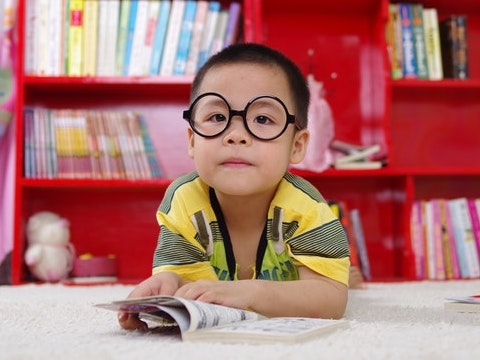
#> input picture Computer Vision 1 Introduction (Python)/week1-python/data/images/boy.jpg, 480 x 360 px
$ python Final_Solution.py
#> lines starting #> are read from the running program, lines starting #| are printed output that depends on the picture
# Import libraries
import cv2
import numpy as np
from dataPath import DATA_PATH

# Read image
image = cv2.imread(DATA_PATH+"images/boy.jpg")
#> image is the input picture: shape (360, 480, 3); mean B, G, R 111.8, 115.3, 174.3

brightnessOffset = 50

# Add the offset for increasing brightness
brightHighOpenCV = cv2.add(image, np.ones(image.shape,dtype='uint8')*brightnessOffset)
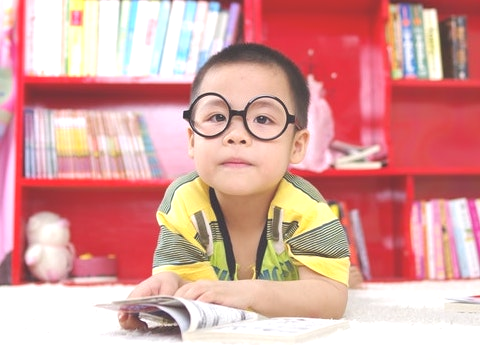
#> brightHighOpenCV: shape (360, 480, 3); mean B, G, R 158.9, 162.5, 219.2

brightHighInt32 = np.int32(image) + brightnessOffset
brightHighInt32Clipped = np.clip(brightHighInt32,0,255)

# Display the outputs
cv2.imshow("original image",image)
cv2.imshow("using cv2.add function",brightHighOpenCV)
cv2.imshow("Using numpy and clipping", brightHighInt32Clipped)
cv2.waitKey(0)
cv2.imwrite("../results/brightHighOpenCV.png",brightHighOpenCV)
cv2.imwrite("../results/brightHighInt32Clipped.png",brightHighInt32Clipped)

# Add the offset for increasing brightness
brightHighFloat32 = np.float32(image) + brightnessOffset
brightHighFloat32NormalizedClipped = np.clip(brightHighFloat32/255,0,1)

brightHighFloat32ClippedUint8 = np.uint8(brightHighFloat32NormalizedClipped*255)

# [5 lines of commented-out code are left out]
cv2.imwrite("../results/brightHighFloat32NormalizedClipped.png",brightHighFloat32NormalizedClipped)
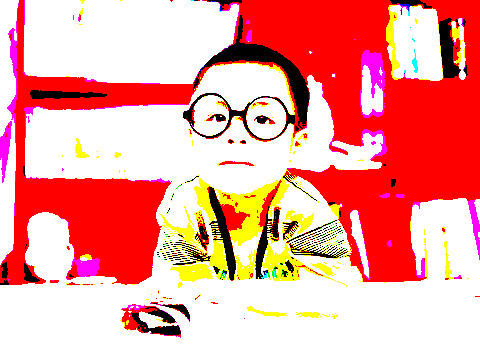
#> saved as brightHighFloat32NormalizedClipped.png: shape (360, 480, 3); mean B, G, R 0.606, 0.631, 0.951; drawn with 1 as white
cv2.imwrite("../results/brightHighFloat32ClippedUint8.png",brightHighFloat32ClippedUint8)

$ run again, with Computer Vision 1 Introduction (Python)/week1-python/data/images/musk.jpg copied over Computer Vision 1 Introduction (Python)/week1-python/data/images/boy.jpg
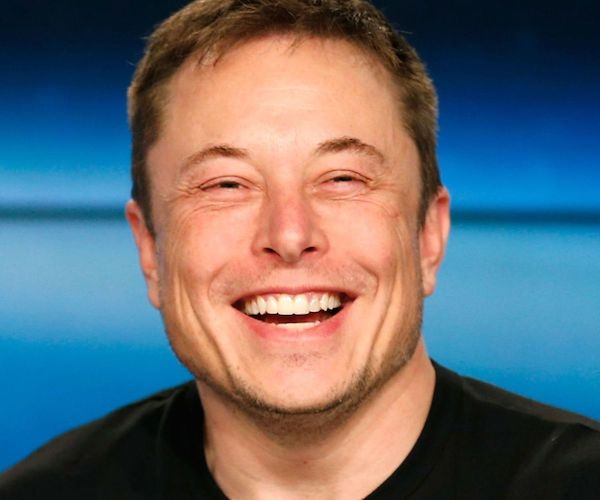
#> input picture Computer Vision 1 Introduction (Python)/week1-python/data/images/musk.jpg, 600 x 500 px
#> image is the input picture: shape (500, 600, 3); mean B, G, R 112.1, 105.5, 100.1
#> `brightHighOpenCV = cv2.add(image, np.ones(image.shape,dtype='uint8')*b..`:
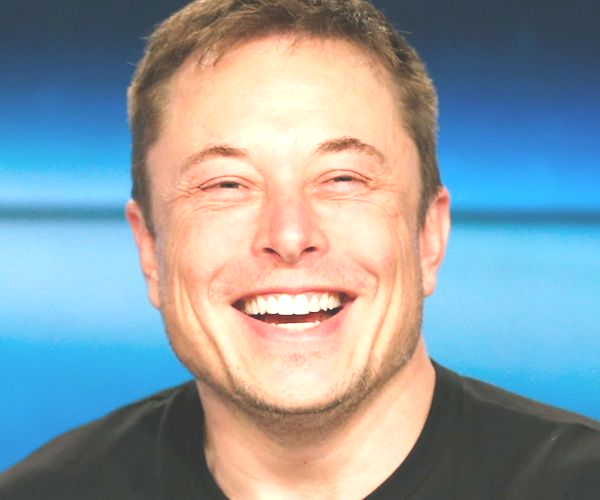
#> brightHighOpenCV: shape (500, 600, 3); mean B, G, R 161.9, 155.5, 141.6
#> `cv2.imwrite("../results/brightHighFloat32NormalizedClipped.png",bright..`:
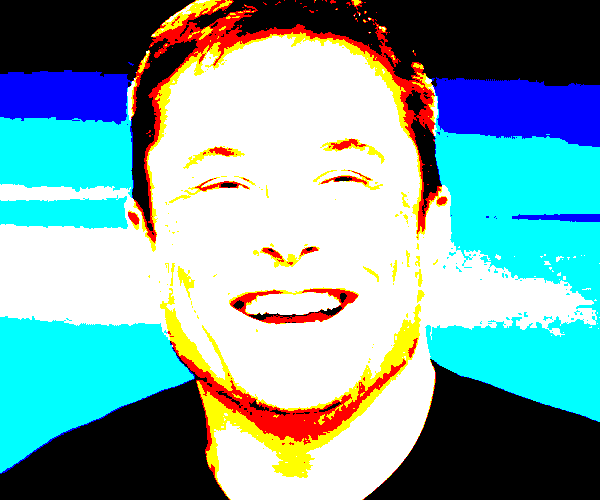
#> saved as brightHighFloat32NormalizedClipped.png: shape (500, 600, 3); mean B, G, R 0.655, 0.648, 0.482; drawn with 1 as white
